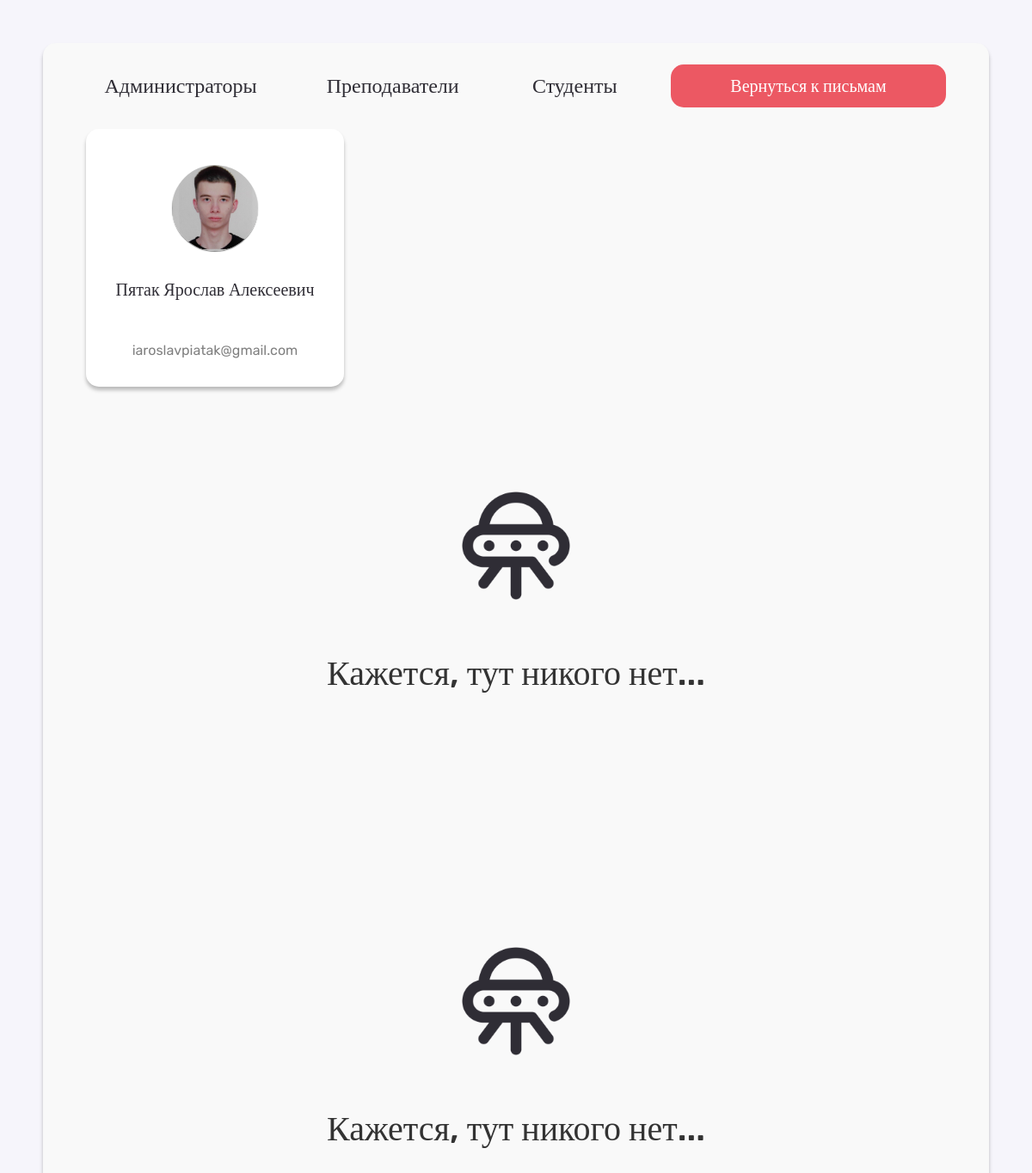
Before: /general_pages/mail/mailChange.php with the older database file.
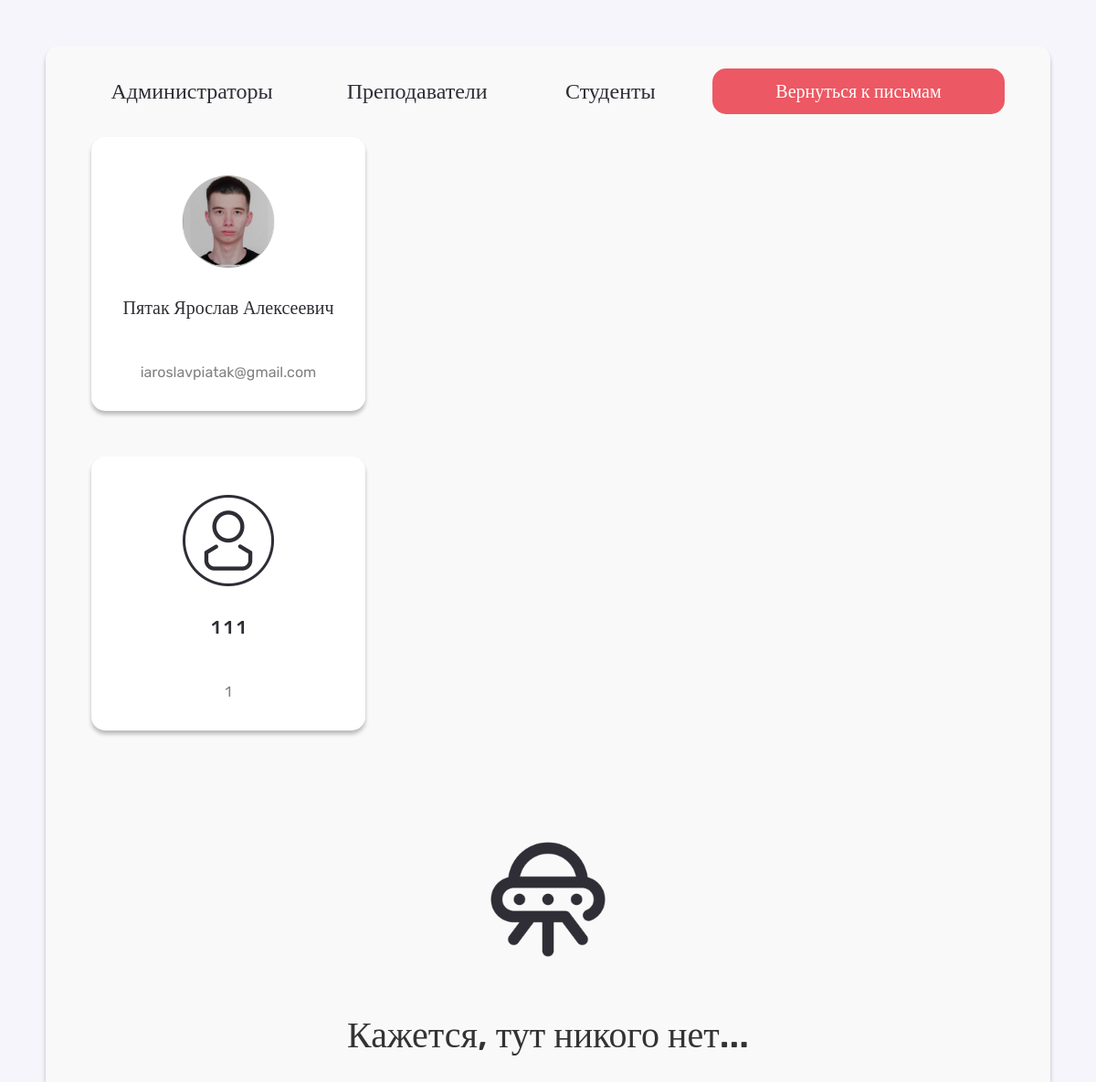
After: the same page with the newer database file.
### tables this page shows
CREATE TABLE `teachers` (
  `teacher_id` int NOT NULL,
  `user_id` int NOT NULL,
  `first_name` varchar(255) NOT NULL,
  `last_name` varchar(255) NOT NULL,
  `surname` varchar(255) NOT NULL,
  `email` varchar(255) NOT NULL,
  `photo` varchar(255) DEFAULT NULL
);

### general_pages/mail/mailChange.php (the view, shortened to what this page needs)
<?
require_once '../../connection.php';
$userRole = $_SESSION['dataOfUser']['userRole'];
?>
<!DOCTYPE html>
<html lang="en">
<head>
    <link rel="stylesheet" href="../../css/reset.css">
    <link rel="stylesheet" href="../../css/general_pages/mail/mailChange.css">
</head>
<body>
    <main>
        <div class="main_container">
            <div class="main_container_header">
                <div class="input_container_admin">
                    <label id="labelAdmin">Администраторы</label>
                </div>
                <div class="input_container_teacher">
                    <label id="labelTeacher">Преподаватели</label>
                </div>
                <div class="input_container_student">
                    <label id="labelStudent">Студенты</label>
                </div>
                <div class="exit_btn_container">
                    <button type="button" class="exit_btn" onClick='location.href="mail.php"'>Вернуться к письмам
                    </button>
                </div>
            </div>
            <div class="admins_output">
                <?
                $countOfAdmins = mysqli_fetch_all(mysqli_query($connect, "SELECT COUNT(*) FROM `admins`"))[0][0];
                if (($countOfAdmins == 0) || ($countOfAdmins == 1 && $userRole == 1)) {
                    ?>
                    <div class="warning">
                            <div class="warning_content">
                                <div class="warning_img">
                                    <img src="/img/general_pages/mail/ufo.png" class="icon2">
                                </div>
                                <div class="warning_text">
                                    <span>Кажется, тут никого нет...</span>
                                </div>
                            </div>
                        </div>
                    <?
                }
                else
                {
                    $userIdMass = mysqli_fetch_all(mysqli_query($connect, "SELECT `user_id` FROM `admins`"));
                    for ($i = 0; $i < $countOfAdmins; $i++) {
                        $userId = $userIdMass[$i][0];
                        ?>
                        <form method="post" action="mailCreate.php">
                            <div class="profile_card">
                                <div class="profile_card_content">
                                    <div class="profile_card_img">
                                        <?php
                                        $check_photo = mysqli_fetch_all(mysqli_query($connect, "SELECT `photo` FROM `admins` WHERE `user_id` = '$userId'"))[0][0];
                                        if ($check_photo === NULL) {
                                            echo '<img src="../../../img/admin/avatar.png" class="avatar">';
                                        } else {
                                            $path = '../../../img/admin/avatars/' . $check_photo;
                                            $path = str_replace(' ', '', $path);
                                            echo '<img class = "avatarChange" src="' . $path . '">';
                                        }
                                        ?>
                                    </div>
                                    <div class="name">
                                        <?php
                                        $userFullName = mysqli_fetch_all(mysqli_query($connect, "SELECT `first_name`, `last_name`, `surname`
                            FROM `admins` WHERE `user_id` = '$userId'"));
                                        echo '<span>' . $userFullName[0][1] . ' ' . $userFullName[0][0] . ' ' . $userFullName[0][2] . '</span>';
                                        ?>
                                    </div>
                                    <div class="email">
                                        <?php
                                        $userEmail = mysqli_fetch_all(mysqli_query($connect, "SELECT email FROM `admins` WHERE `user_id` = '$userId'"))[0][0];
                                        echo '<span>' . $userEmail . '</span>';
                                        ?>
                                    </div>
                                </div>
                            </div>
                        </form>
                    <?
                    }
                }
                ?>
            </div>
            <div class="teachers_output">
                <?
                $countOfTeachers = mysqli_fetch_all(mysqli_query($connect, "SELECT COUNT(*) FROM `teachers`"))[0][0];
                if (($countOfTeachers == 0) || ($countOfTeachers == 1 && $userRole == 2)) {
                    ?>
                    <div class="warning">
                            <div class="warning_content">
                                <div class="warning_img">
                                    <img src="/img/general_pages/mail/ufo.png" class="icon2">
                                </div>
                                <div class="warning_text">
                                    <span>Кажется, тут никого нет...</span>
                                </div>
                            </div>
                        </div>
                    <?
                }
                else
                {
                    $userIdMass = mysqli_fetch_all(mysqli_query($connect, "SELECT `user_id` FROM `teachers`"));
                    for ($i = 0; $i < $countOfAdmins; $i++) {
                        $userId = $userIdMass[$i][0];
                        ?>
                        <form method="post" action="mailCreate.php">
                            <div class="profile_card">
                                <div class="profile_card_content">
                                    <div class="profile_card_img">
                                        <?php
                                        $check_photo = mysqli_fetch_all(mysqli_query($connect, "SELECT `photo` FROM `teachers` WHERE `user_id` = '$userId'"))[0][0];
                                        if ($check_photo === NULL) {
                                            echo '<img src="../../../img/teacher/avatar.png" class="avatar">';
                                        } else {
                                            $path = '../../../img/teacher/avatars/' . $check_photo;
                                            $path = str_replace(' ', '', $path);
                                            echo '<img class = "avatarChange" src="' . $path . '">';
                                        }
                                        ?>
                                    </div>
                                    <div class="name">
                                        <?php
                                        $userFullName = mysqli_fetch_all(mysqli_query($connect, "SELECT `first_name`, `last_name`, `surname`
                            FROM `teachers` WHERE `user_id` = '$userId'"));
                                        echo '<span>' . $userFullName[0][1] . ' ' . $userFullName[0][0] . ' ' . $userFullName[0][2] . '</span>';
                                        ?>
                                    </div>
                                    <div class="email">
                                        <?php
                                        $userEmail = mysqli_fetch_all(mysqli_query($connect, "SELECT email FROM `teachers` WHERE `user_id` = '$userId'"))[0][0];
                                        echo '<span>' . $userEmail . '</span>';
                                        ?>
                                    </div>
                                </div>
                            </div>
                        </form>
                    <?
                    }
                }
                ?>
            </div>
             <div class="studients_output">
                <?
                $countOfStudients = mysqli_fetch_all(mysqli_query($connect, "SELECT COUNT(*) FROM `studients`"))[0][0];
                if (($countOfStudients == 0) || ($countOfStudients == 1 && $userRole == 2)) {
                    ?>
                    <div class="warning">
                            <div class="warning_content">
                                <div class="warning_img">
                                    <img src="/img/general_pages/mail/ufo.png" class="icon2">
                                </div>
                                <div class="warning_text">
                                    <span>Кажется, тут никого нет...</span>
                                </div>
                            </div>
                        </div>
                    <?
                }
                ?>
            </div>
        </div>
    </main>
</body>
</html>

### css/general_pages/mail/mailChange.css (style rules this page uses)
body { height: 120%; display: flex; justify-content: center; background-color: #F6F5FB; }
.main_container { width: 1100px; margin-top: 50px; margin-bottom: 100px; display: flex; flex-direction: column; align-items: center; background: #F9F9F9; box-shadow: 0px 4px 4px rgba(0, 0, 0, 0.25); border-radius: 15px; }
.main_container_header { display: flex; justify-content: space-between; align-items: center; width: 1000px; height: 100px; }
.main_container_header label { font-family: 'Rubik'; font-style: normal; font-weight: 500; font-size: 24px; line-height: 28px; display: flex; align-items: center; text-align: center; color: #2F2D35; }
.input_container_admin { position: relative; z-index: 0; width: 220px; height: 100px; display: flex; justify-content: center; align-items: center; }
.input_container_teacher { position: relative; z-index: 0; width: 200px; height: 100px; display: flex; justify-content: center; align-items: center; }
.input_container_student { position: relative; z-index: 0; width: 150px; height: 100px; display: flex; justify-content: center; align-items: center; }
.exit_btn_container { width: 320px; height: 100px; display: flex; justify-content: center; align-items: center; }
.exit_btn { width: 320px; height: 50px; background: #EC5863; border-radius: 15px; font-family: 'Rubik'; font-style: normal; font-weight: 500; font-size: 20px; line-height: 24px; display: flex; align-items: center; justify-content: center; color: #FFFFFF; }
.admins_output, .teachers_output, .studients_output { width: 1000px; margin-bottom: 50px; display: flex; justify-content: space-between; flex-wrap: wrap; }
.profile_card { position: relative; z-index: 0; width: 300px; height: 300px; display: flex; justify-content: center; align-items: center; border-radius: 15px; background: #FFFFFF; box-shadow: 0px 4px 4px rgba(0, 0, 0, 0.25); }
.profile_card_content { width: 250px; height: 260px; margin: 0 auto; display: flex; flex-direction: column; justify-content: space-around; }
.profile_card_img { text-align: center; margin-top: 10px; }
.name { width: 250px; height: 50px; margin-top: 10px; font-family: 'Rubik'; font-style: normal; font-weight: 500; font-size: 20px; line-height: 24px; text-align: center; color: #2F2D35; }
.email { width: 250px; height: 20px; font-family: 'Rubik'; font-weight: normal; font-weight: 400; font-size: 16px; line-height: 19px; text-align: center; color: #808080; }
.avatar { width:100px; height:100px; }
.avatarChange { width: 100px; height: 100px; border-radius: 50px; background-size:auto; box-shadow: 0px 1px 1px rgba(0, 0, 0, 0.5); }
.warning { margin-top: 30px; width: 1000px; height: 450px; display: flex; justify-content: center; align-items: center; }
.warning_content { width: 600px; height: 390px; display: flex; flex-direction: column; justify-content: space-evenly; align-items: center; gap: 50px; }
.warning_text { width: 600px; height: 300px; font-style: normal; font-weight: 500; font-size: 40px; line-height: 47px; text-align: center; color: #333333; }
.icon2 { width: 150px; height: 150px; }

Changed rows visible on the page:
added teachers: last_name "1", first_name "1", surname "1", userEmail "1"
Other visible differences:
text no longer shown: "Кажется, тут никого нет..."
